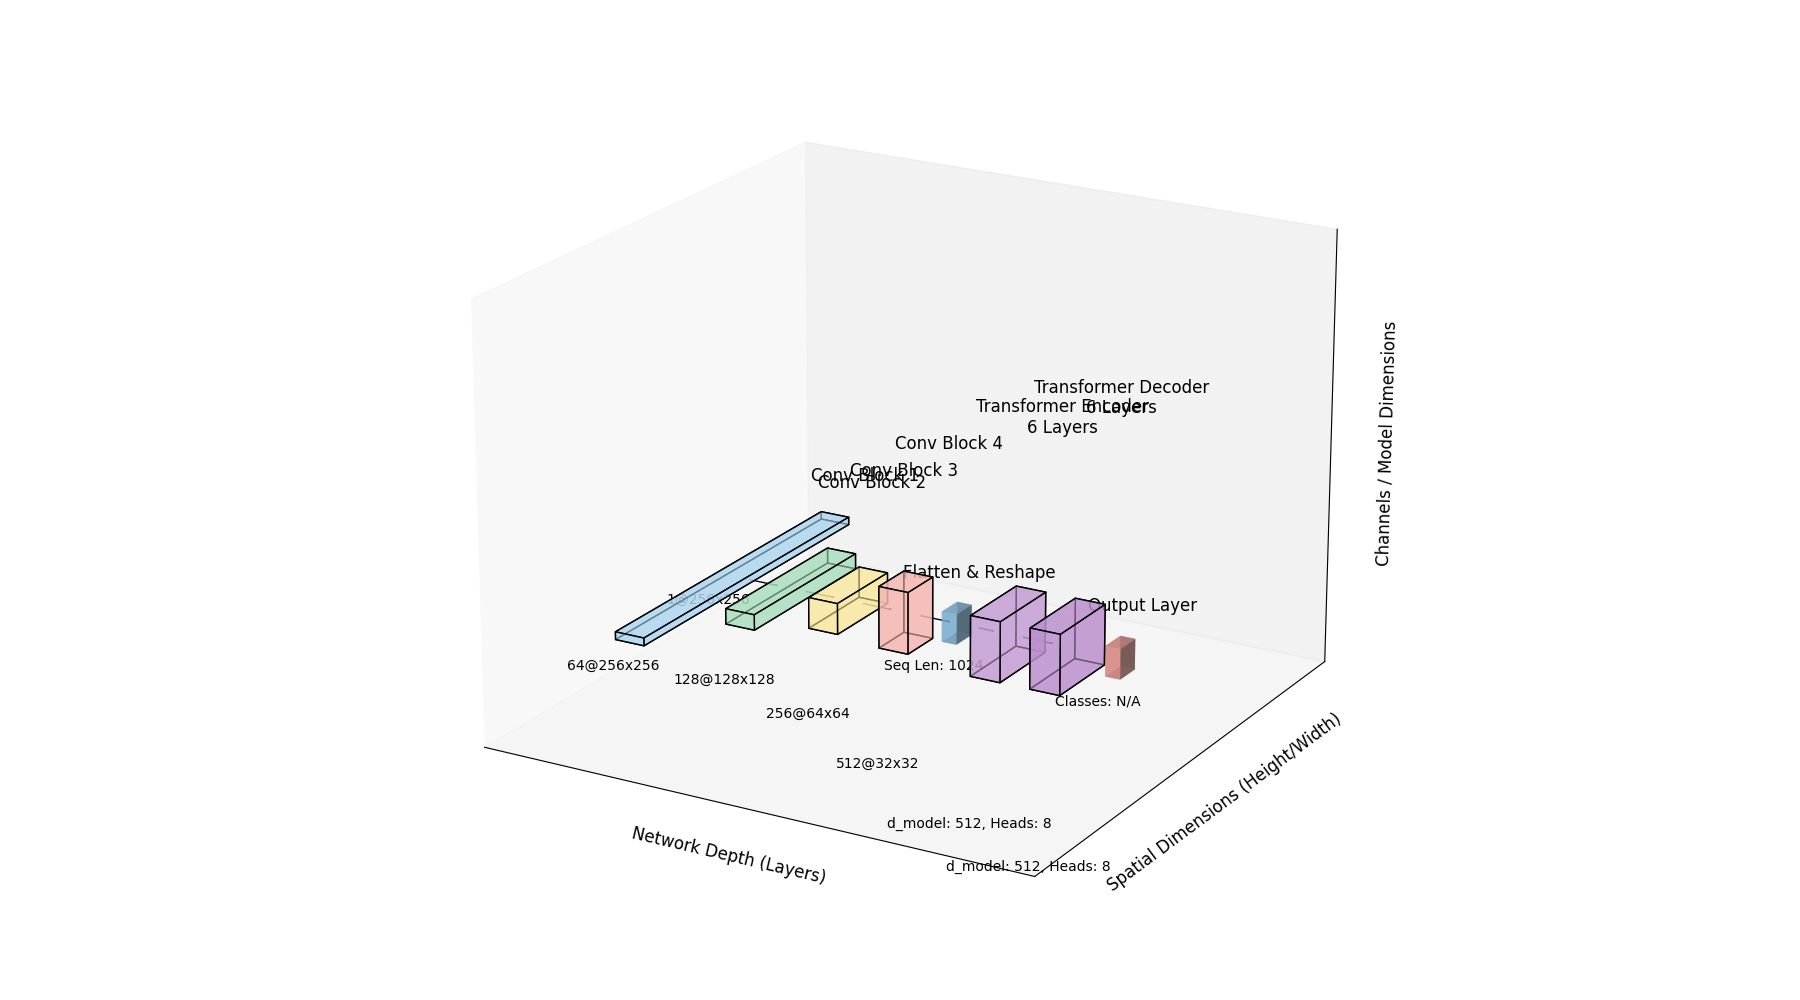

This chart was generated by the following Python code:
import matplotlib.pyplot as plt
from mpl_toolkits.mplot3d.art3d import Poly3DCollection
import numpy as np


def plot_cube(ax, origin, size, color, label=None):
    """
    Plots a cube in 3D space.

    Parameters:
    - ax: The matplotlib 3D axes object.
    - origin: A tuple (x, y, z) representing the cube's origin.
    - size: A tuple (l, w, h) representing the cube's dimensions.
    - color: The face color of the cube.
    - label: Optional label to place on the cube.
    """
    o = np.array(origin)
    l, w, h = size
    # Define the cube's vertices
    x = [o[0], o[0] + l]
    y = [o[1], o[1] + w]
    z = [o[2], o[2] + h]
    # Vertices of the cube
    vertices = [[x[0], y[0], z[0]],
                [x[1], y[0], z[0]],
                [x[1], y[1], z[0]],
                [x[0], y[1], z[0]],
                [x[0], y[0], z[1]],
                [x[1], y[0], z[1]],
                [x[1], y[1], z[1]],
                [x[0], y[1], z[1]]]
    # Define the 6 faces of the cube
    faces = [[vertices[0], vertices[1], vertices[2], vertices[3]],
             [vertices[4], vertices[5], vertices[6], vertices[7]],
             [vertices[0], vertices[1], vertices[5], vertices[4]],
             [vertices[2], vertices[3], vertices[7], vertices[6]],
             [vertices[1], vertices[2], vertices[6], vertices[5]],
             [vertices[4], vertices[7], vertices[3], vertices[0]]]
    # Plot the cube
    ax.add_collection3d(Poly3DCollection(
        faces, facecolors=color, linewidths=1, edgecolors='black', alpha=0.6))
    # Add label if provided
    if label:
        ax.text(o[0] + l / 2, o[1] + w / 2, o[2] + h / 2, label,
                ha='center', va='center', fontsize=10, color='black')


# Set up the figure and 3D axes
fig = plt.figure(figsize=(18, 10))
ax = fig.add_subplot(111, projection='3d')

# Assume input image size (Height x Width): 256 x 256
input_spatial_size = 256
fixed_height = 256  # As per your model's fixed height
num_pooling_layers = 4  # As per your CNN architecture

# Calculate spatial dimensions after each layer
spatial_sizes = [input_spatial_size]

# CNN Layers configurations
cnn_layers_config = [
    {'name': 'Conv Block 1', 'in_channels': 1, 'out_channels': 64},
    {'name': 'Conv Block 2', 'in_channels': 64, 'out_channels': 128},
    {'name': 'Conv Block 3', 'in_channels': 128, 'out_channels': 256},
    {'name': 'Conv Block 4', 'in_channels': 256, 'out_channels': 512},
]

# Transformer Encoder and Decoder configurations
transformer_config = {
    'encoder_layers': 6,
    'decoder_layers': 6,
    'd_model': 512,
    'nhead': 8,
    'dim_feedforward': 2048,
}

# Colors for the cubes
cnn_colors = ['#AED6F1', '#A9DFBF', '#F9E79F', '#F5B7B1']
transformer_colors = ['#C39BD3', '#BB8FCE']
decoder_color = '#F1948A'

# Scaling factors for visualization
spatial_scaling = 0.05  # Adjust to fit the plot nicely
depth_scaling = 0.02

x_positions = []
current_x = 0

# Offset for z-axis labels to prevent overlap
z_label_offset = 5  # Adjust as needed

# Plot CNN layers
for idx, layer in enumerate(cnn_layers_config):
    # Update spatial size (after Conv + Pooling)
    if idx == 0:
        # First Conv layer, spatial size remains the same after Conv
        spatial_size = spatial_sizes[-1]
    else:
        # For subsequent layers, spatial size is halved after pooling
        spatial_size = spatial_sizes[-1] // 2
    spatial_sizes.append(spatial_size)

    # Dimensions for visualization
    size_x = 2  # Constant width along x-axis (network depth)
    size_y = spatial_size * spatial_scaling  # Spatial dimension scaled
    size_z = layer['out_channels'] * depth_scaling  # Depth scaled

    # Origin of the cube
    origin = (current_x, -size_y / 2, -size_z / 2)

    # Plot the cube
    plot_cube(ax, origin, (size_x, size_y, size_z), cnn_colors[idx])

    # Adjusted z position for the layer label to prevent overlap
    z_position = size_z / 2 + 2 + idx * z_label_offset

    # Add layer label
    ax.text(current_x + size_x / 2, size_y / 2 + 2, z_position,
            layer['name'], ha='center', va='bottom', fontsize=12)

    # Add dimension annotations (adjusted z position)
    annotation = f"{layer['out_channels']}@{spatial_size}x{spatial_size}"
    ax.text(current_x + size_x / 2, -size_y / 2 - 1, -size_z / 2 - 1 - idx * z_label_offset,
            annotation, ha='center', va='top', fontsize=10)

    # Update x position for the next layer
    x_positions.append(current_x)
    current_x += size_x + 2  # Adjust gap between layers

# Reshaping Layer
# Since the reshaping layer flattens the spatial dimensions to prepare data for the Transformer, we'll represent it differently.

# Dimensions for visualization
reshaping_width = 1  # Width along x-axis
reshaping_height = 1  # Very thin to represent flattening
reshaping_depth = 5  # Arbitrary depth for visualization

# Origin of the reshaping layer
origin = (current_x, -reshaping_height / 2, -reshaping_depth / 2)

# Plot the reshaping layer
ax.bar3d(origin[0], origin[1], origin[2], reshaping_width, reshaping_height, reshaping_depth, color='#85C1E9',
         alpha=0.6)
ax.text(current_x + reshaping_width / 2, reshaping_height / 2 + 1, reshaping_depth / 2 + 2,
        'Flatten & Reshape', ha='center', va='bottom', fontsize=12)

# Add reshaping layer annotation
annotation = f"Seq Len: {spatial_size * spatial_size}"
ax.text(current_x + reshaping_width / 2, -reshaping_height / 2 - 1, -reshaping_depth / 2 - 1,
        annotation, ha='center', va='top', fontsize=10)

# Update x position
x_positions.append(current_x)
current_x += reshaping_width + 2  # Adjust gap between layers

# Transformer Encoder
encoder_layers = transformer_config['encoder_layers']
d_model = transformer_config['d_model']
nhead = transformer_config['nhead']
dim_feedforward = transformer_config['dim_feedforward']

# Dimensions for visualization
encoder_width = 2
encoder_height = 3
encoder_depth = 10  # Arbitrary depth for visualization

# Origin of the encoder
origin = (current_x, -encoder_height / 2, -encoder_depth / 2)

# Plot the encoder as a taller cube
plot_cube(ax, origin, (encoder_width, encoder_height, encoder_depth), transformer_colors[0])

# Adjusted z position for the encoder label
z_position = encoder_depth / 2 + 2 + (len(cnn_layers_config)) * z_label_offset

# Add encoder label
ax.text(current_x + encoder_width / 2, encoder_height / 2 + 2, z_position,
        f'Transformer Encoder\n{encoder_layers} Layers', ha='center', va='bottom', fontsize=12)

# Add encoder annotation
annotation = f"d_model: {d_model}, Heads: {nhead}"
ax.text(current_x + encoder_width / 2, -encoder_height / 2 - 1,
        -encoder_depth / 2 - 1 - (len(cnn_layers_config)) * z_label_offset,
        annotation, ha='center', va='top', fontsize=10)

# Update x position
x_positions.append(current_x)
current_x += encoder_width + 2  # Adjust gap between layers

# Transformer Decoder
decoder_layers = transformer_config['decoder_layers']

# Dimensions for visualization
decoder_width = 2
decoder_height = 3
decoder_depth = 10  # Arbitrary depth for visualization

# Origin of the decoder
origin = (current_x, -decoder_height / 2, -decoder_depth / 2)

# Plot the decoder as a taller cube
plot_cube(ax, origin, (decoder_width, decoder_height, decoder_depth), transformer_colors[1])

# Adjusted z position for the decoder label
z_position = decoder_depth / 2 + 2 + (len(cnn_layers_config) + 1) * z_label_offset

# Add decoder label
ax.text(current_x + decoder_width / 2, decoder_height / 2 + 2, z_position,
        f'Transformer Decoder\n{decoder_layers} Layers', ha='center', va='bottom', fontsize=12)

# Add decoder annotation
annotation = f"d_model: {d_model}, Heads: {nhead}"
ax.text(current_x + decoder_width / 2, -decoder_height / 2 - 1,
        -decoder_depth / 2 - 1 - (len(cnn_layers_config) + 1) * z_label_offset,
        annotation, ha='center', va='top', fontsize=10)

# Update x position
x_positions.append(current_x)
current_x += decoder_width + 2  # Adjust gap between layers

# Output Layer
# Represented as a flat rectangle labeled 'Output'

# Dimensions for visualization
output_width = 1
output_height = 1
output_depth = 5  # Arbitrary depth

# Origin of the output layer
origin = (current_x, -output_height / 2, -output_depth / 2)

# Plot the output layer
ax.bar3d(origin[0], origin[1], origin[2], output_width, output_height, output_depth, color=decoder_color, alpha=0.6)
ax.text(current_x + output_width / 2, output_height / 2 + 1, output_depth / 2 + 2,
        'Output Layer', ha='center', va='bottom', fontsize=12)

# Add output layer annotation
annotation = f"Classes: {transformer_config['output_dim'] if 'output_dim' in transformer_config else 'N/A'}"
ax.text(current_x + output_width / 2, -output_height / 2 - 1, -output_depth / 2 - 1,
        annotation, ha='center', va='top', fontsize=10)

# Draw arrows between all layers
for i in range(len(x_positions) - 1):
    # Start point (end of current cube)
    start_x = x_positions[i] + 2 if i < len(cnn_layers_config) else x_positions[i] + 2
    start_y = 0
    start_z = 0
    # End point (start of next cube)
    end_x = x_positions[i + 1]
    end_y = 0
    end_z = 0
    # Draw arrow
    ax.quiver(start_x, start_y, start_z,
              end_x - start_x, end_y - start_y, end_z - start_z,
              arrow_length_ratio=0.1, color='black', linewidth=1)

# Input Layer Annotation
input_annotation = f"{cnn_layers_config[0]['in_channels']}@{input_spatial_size}x{input_spatial_size}"
ax.text(x_positions[0] - 1, 0, 0 - z_label_offset, input_annotation,
        ha='center', va='center', fontsize=10)

# Set labels and limits
ax.set_xlabel('Network Depth (Layers)', fontsize=12)
ax.set_ylabel('Spatial Dimensions (Height/Width)', fontsize=12)
ax.set_zlabel('Channels / Model Dimensions', fontsize=12)
ax.set_xlim(-5, current_x + 5)
ax.set_ylim(-10, 10)
ax.set_zlim(-15, decoder_depth / 2 + 2 + (len(cnn_layers_config) + len(transformer_config)) * z_label_offset + 5)
ax.view_init(elev=20, azim=-60)  # Adjust the view angle

# Hide grid lines
ax.grid(False)
# Hide axes ticks
ax.set_xticks([])
ax.set_yticks([])
ax.set_zticks([])

# Display the plot
plt.tight_layout()
plt.show()
